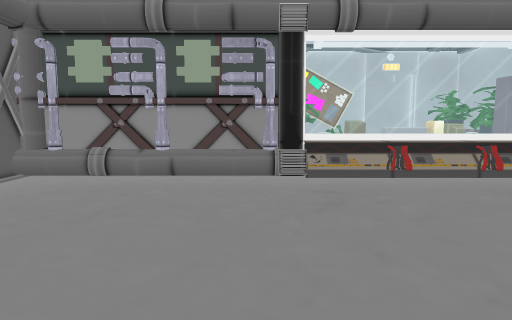
View 1 (above)

24 first-person views from a walk through a 3-D level made in the Unity game engine. The camera is 1.3 m above the floor, tilts 6° down and sees 70° across. Doors are open. The floor is counted in squares, 2 m on a side. Each view is taken from the middle of a square. On the plan, view 1 faces up. The plan holds only what a view shows up to about 11 squares ahead; the rest is blank. The place goes on beyond the plan. The player is left out. Some surface patterns are stand-ins.

View 2
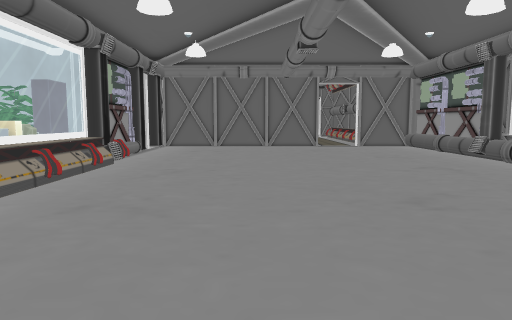

View 3
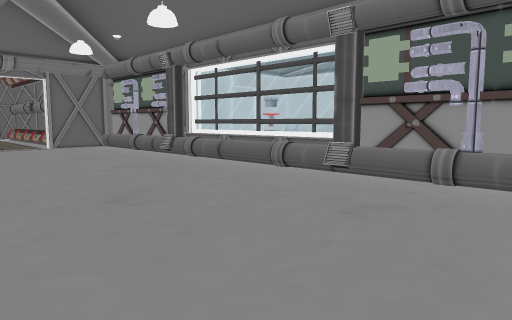

View 4
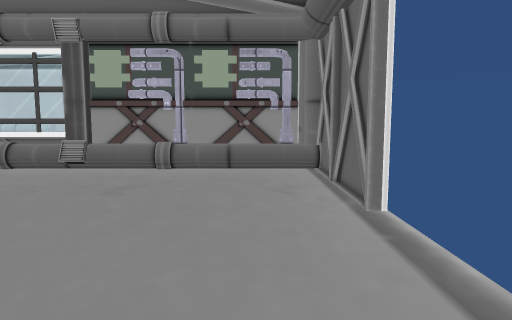

View 5
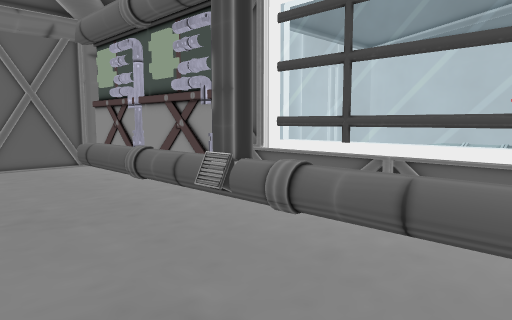

View 6
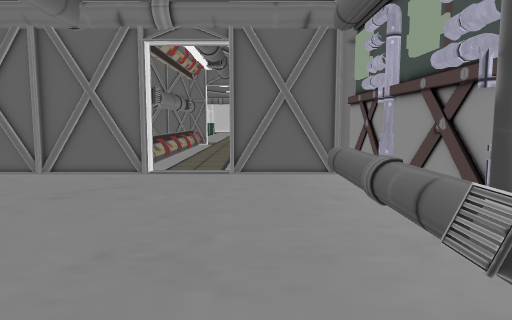

View 7
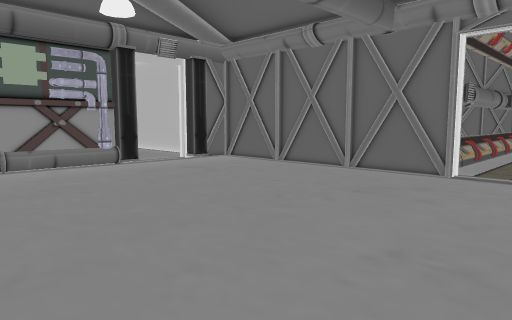

View 8
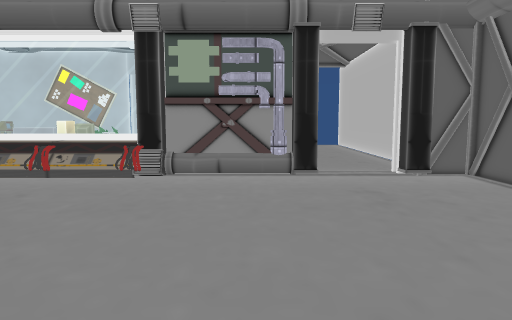

View 9
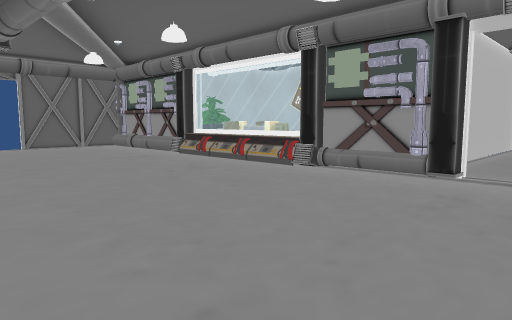

View 10
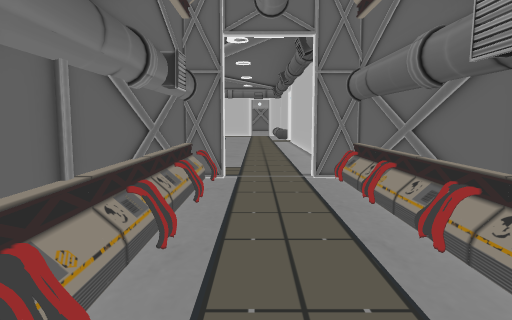

View 11
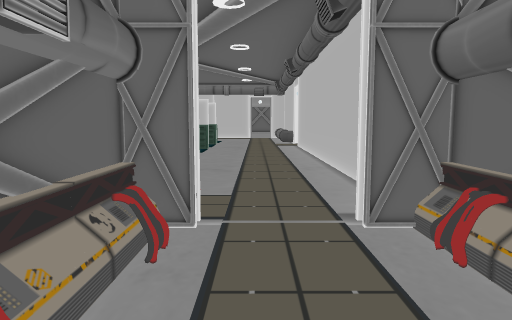

View 12
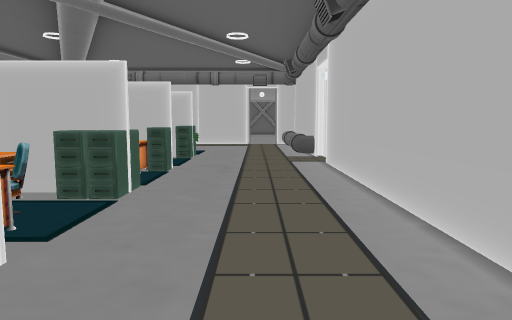

View 13
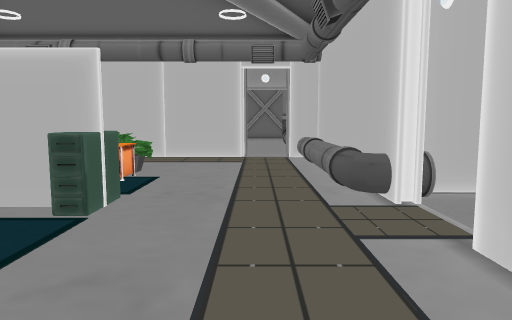

View 14
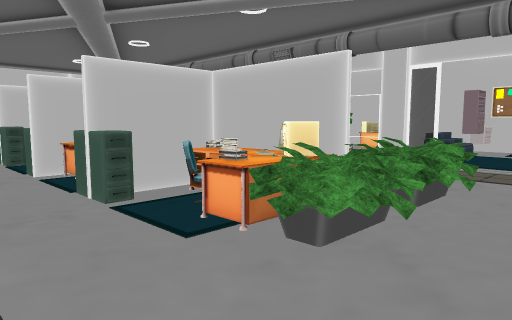

View 15
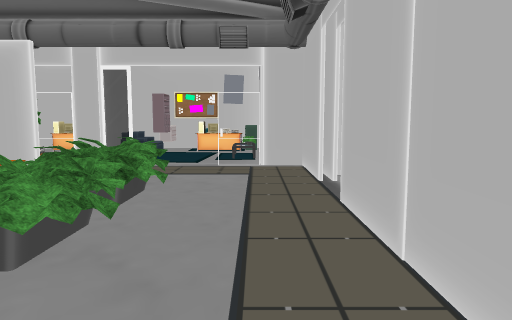

View 16
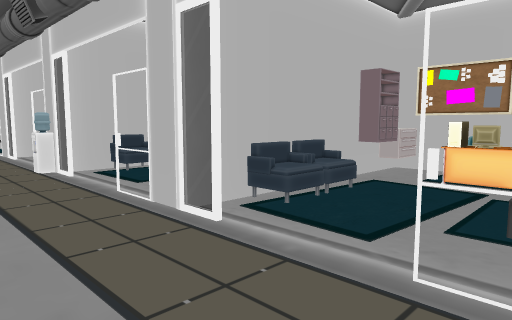

View 17
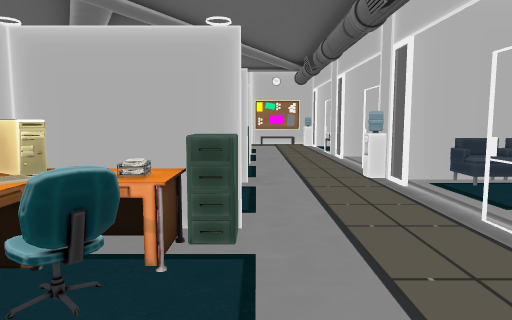

View 18
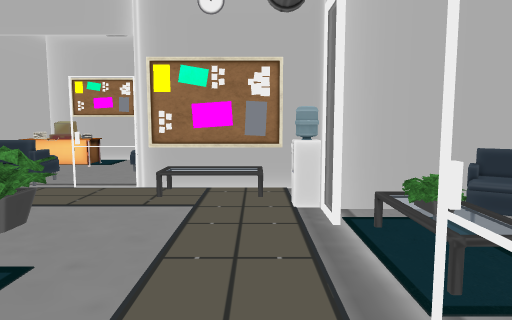

View 19
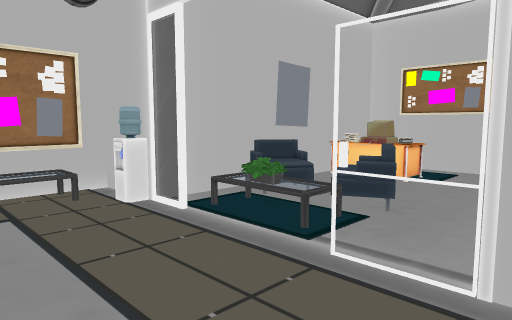

View 20
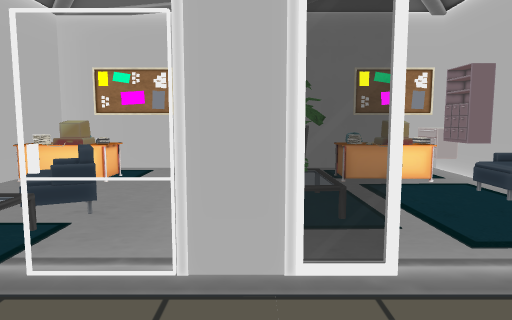

View 21
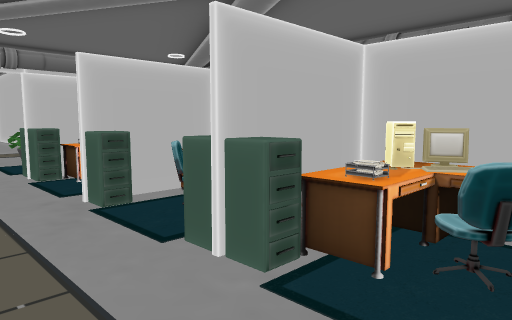

View 22
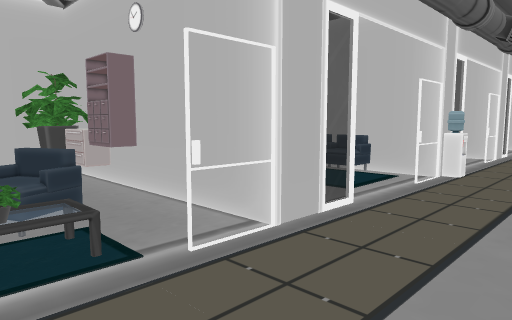

View 23
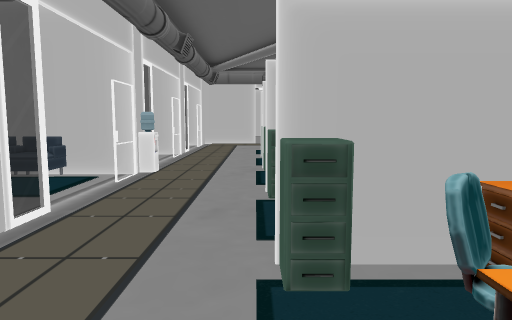

View 24
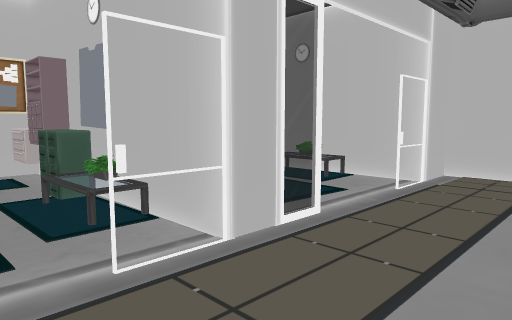

### Floor plan
Ten units are one square. View 1 is at (0, 0); x grows to the right and y downward. Boxes are objects, and circles mark ways between rooms. Rooms are numbered by the first view taken in them; rooms with no view inside come last. Other rooms are left out.
<svg viewBox="-40 -107 305 183">
<path fill="none" stroke="#000" d="M-29 -3 -26 1M-29 -5 -29 14M-4 -45 -25 -45M-13 -44 -19 -45M75 -6 78 -9M76 -4 76 -45 71 -45M74 -19 77 -23M76 15 76 7M58 -45 44 -45M-29 -35 -29 -21M58 49 58 38M78 -37 74 -40M32 71 58 71 58 59M5 -78 -2 -78 -2 -74M40 -78 34 -78M28 -40 23 -41M35 -42 15 -42M114 11 125 13M113 12 127 11M126 -8 111 -9M127 -8 105 -6M131 -6 96 -6M132 -2 132 -6M90 11 131 11 133 7M133 -3 132 -6M133 -8 91 -8M94 -6 86 -6M150 11 209 11M147 -55 134 -55M176 -55 164 -55M201 -25 201 -36M106 -15 120 -15M218 -11 218 -20M226 -25 217 -25M257 -2 257 -30M257 -39 257 -55 244 -55M259 -39 259 -47M218 -36 218 -11M219 11 254 11M226 -55 216 -55M73 -55 73 -102M52 -101 52 -66"/>
<rect x="-35" y="15" width="10" height="10" fill="#bbb"><title>other object</title></rect>
<rect x="-25" y="15" width="10" height="10" fill="#bbb"><title>pipe</title></rect>
<rect x="-25" y="-45" width="10" height="10" fill="#bbb"><title>pipe</title></rect>
<rect x="-15" y="15" width="10" height="10" fill="#bbb"><title>pipe</title></rect>
<rect x="-15" y="-45" width="10" height="10" fill="#bbb"><title>other object</title></rect>
<rect x="-5" y="15" width="10" height="10" fill="#bbb"><title>vent</title></rect>
<rect x="-5" y="-45" width="10" height="10" fill="#bbb"><title>vent</title></rect>
<rect x="-5" y="-55" width="20" height="10" fill="#bbb"><title>plant</title></rect>
<rect x="-5" y="-65" width="10" height="10" fill="#bbb"><title>other object</title></rect>
<rect x="-5" y="-75" width="10" height="10" fill="#bbb"><title>computer</title></rect>
<rect x="5" y="25" width="10" height="10" fill="#bbb"><title>other object</title></rect>
<rect x="5" y="15" width="10" height="10" fill="#bbb"><title>other object</title></rect>
<rect x="5" y="-45" width="10" height="10" fill="#bbb"><title>vent</title></rect>
<rect x="5" y="-85" width="20" height="20" fill="#bbb"><title>other object</title></rect>
<rect x="15" y="25" width="10" height="10" fill="#bbb"><title>valve</title></rect>
<rect x="15" y="15" width="20" height="10" fill="#bbb"><title>other object</title></rect>
<rect x="15" y="-55" width="10" height="10" fill="#bbb"><title>other object</title></rect>
<rect x="25" y="-65" width="20" height="10" fill="#bbb"><title>plant</title></rect>
<rect x="35" y="15" width="10" height="10" fill="#bbb"><title>vent</title></rect>
<rect x="35" y="-45" width="10" height="10" fill="#bbb"><title>vent</title></rect>
<rect x="35" y="-55" width="10" height="10" fill="#bbb"><title>other object</title></rect>
<rect x="35" y="-75" width="10" height="10" fill="#bbb"><title>plant</title></rect>
<rect x="45" y="15" width="10" height="10" fill="#bbb"><title>other object</title></rect>
<rect x="45" y="5" width="10" height="10" fill="#bbb"><title>pipe</title></rect>
<rect x="45" y="-35" width="10" height="10" fill="#bbb"><title>pipe</title></rect>
<rect x="55" y="15" width="10" height="10" fill="#bbb"><title>pipe</title></rect>
<rect x="55" y="-45" width="10" height="10" fill="#bbb"><title>vent</title></rect>
<rect x="65" y="15" width="10" height="10" fill="#bbb"><title>other object</title></rect>
<rect x="75" y="15" width="10" height="10" fill="#bbb"><title>other object</title></rect>
<rect x="105" y="-25" width="10" height="10" fill="#bbb"><title>computer</title></rect>
<rect x="115" y="-45" width="10" height="20" fill="#bbb"><title>other object</title></rect>
<rect x="125" y="-35" width="10" height="10" fill="#bbb"><title>chair</title></rect>
<rect x="125" y="-45" width="10" height="10" fill="#bbb"><title>other object</title></rect>
<rect x="125" y="-55" width="10" height="10" fill="#bbb"><title>other object</title></rect>
<rect x="135" y="-55" width="10" height="10" fill="#bbb"><title>other object</title></rect>
<rect x="145" y="-35" width="10" height="10" fill="#bbb"><title>plant</title></rect>
<rect x="155" y="-35" width="10" height="10" fill="#bbb"><title>computer</title></rect>
<rect x="155" y="-45" width="10" height="10" fill="#bbb"><title>other object</title></rect>
<rect x="165" y="-25" width="20" height="10" fill="#bbb"><title>computer</title></rect>
<rect x="165" y="-45" width="20" height="20" fill="#bbb"><title>computer</title></rect>
<rect x="175" y="-15" width="10" height="10" fill="#bbb"><title>other object</title></rect>
<rect x="185" y="-15" width="10" height="10" fill="#bbb"><title>other object</title></rect>
<rect x="185" y="-25" width="20" height="10" fill="#bbb"><title>computer</title></rect>
<rect x="185" y="-35" width="10" height="10" fill="#bbb"><title>computer</title></rect>
<rect x="185" y="-45" width="10" height="10" fill="#bbb"><title>other object</title></rect>
<rect x="195" y="-15" width="10" height="10" fill="#bbb"><title>other object</title></rect>
<rect x="195" y="-45" width="10" height="10" fill="#bbb"><title>other object</title></rect>
<rect x="195" y="-55" width="10" height="10" fill="#bbb"><title>other object</title></rect>
<rect x="195" y="-65" width="10" height="10" fill="#bbb"><title>chair</title></rect>
<rect x="205" y="-25" width="10" height="10" fill="#bbb"><title>computer</title></rect>
<rect x="205" y="-35" width="10" height="10" fill="#bbb"><title>computer</title></rect>
<rect x="215" y="-15" width="10" height="10" fill="#bbb"><title>other object</title></rect>
<rect x="215" y="-45" width="20" height="20" fill="#bbb"><title>computer</title></rect>
<rect x="225" y="-25" width="10" height="10" fill="#bbb"><title>plant</title></rect>
<rect x="235" y="5" width="10" height="10" fill="#bbb"><title>other object</title></rect>
<rect x="235" y="-25" width="10" height="10" fill="#bbb"><title>computer</title></rect>
<rect x="235" y="-35" width="10" height="10" fill="#bbb"><title>plant</title></rect>
<rect x="65" y="-55" width="10" height="10" fill="#bbb"><title>vent</title></rect>
<circle cx="80" cy="0" r="3" fill="#2a7"/>
<circle cx="60" cy="-50" r="3" fill="#2a7"/>
<circle cx="130" cy="0" r="3" fill="#2a7"/>
<circle cx="220" cy="-5" r="3" fill="#2a7"/>
<text x="20" y="0">1</text>
<text x="110" y="0">2</text>
<text x="160" y="-20">3</text>
<text x="240" y="-20">4</text>
<text x="70" y="-80">5</text>
</svg>
Room 1 opens to room 2. Room 1 opens to room 5. Room 2 opens to room 3. Room 3 opens to room 4.

Where each view was taken, in squares from view 1:
view 1: 0 up, 0 right, facing up
view 2: 2 up, 2 left, facing right
view 3: 2 up, 2 left, facing down-right
view 4: 3 up, 2 left, facing down
view 5: 0 up, 2 right, facing down-right
view 6: 1 down, 3 right, facing right
view 7: 1 down, 3 right, facing up-right
view 8: 0 up, 5 right, facing up
view 9: 0 up, 7 right, facing up-left
view 10: 0 up, 9 right, facing right
view 11: 0 up, 11 right, facing right
view 12: 0 up, 15 right, facing right
view 13: 0 up, 19 right, facing right
view 14: 0 up, 25 right, facing up-left
view 15: 0 up, 25 right, facing up
view 16: 4 up, 25 right, facing up-left
view 17: 4 up, 24 right, facing left
view 18: 5 up, 17 right, facing left
view 19: 4 up, 17 right, facing up-left
view 20: 4 up, 17 right, facing up
view 21: 5 up, 17 right, facing down-right
view 22: 4 up, 15 right, facing up-right
view 23: 4 up, 15 right, facing right
view 24: 4 up, 21 right, facing up-right
